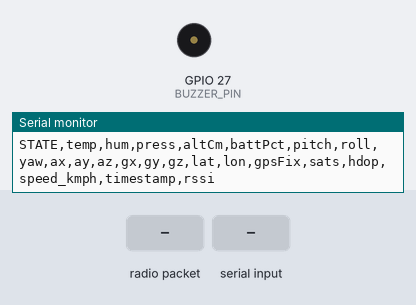
This sketch was run on a simulated ESP32. On the bench: buzzer (waves = sounding, pin HIGH), the last lines printed to the serial monitor. The test bench sets the inputs (shaded band). No radio packets arrive unless stated.

Above: at 1.9 s.
2.0 s: radio packet "TXRX_OK" arrives
At 2.3 s:
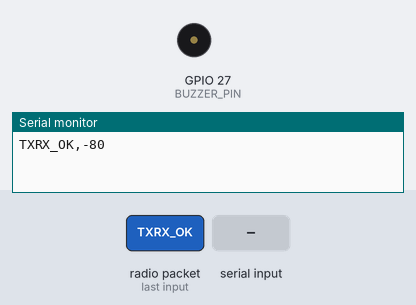
3.5 s: "PING\n" received over Serial
At 4.4 s:
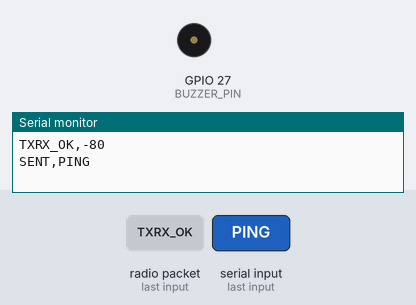
5.0 s: radio packet "ACK," arrives
At 5.8 s:
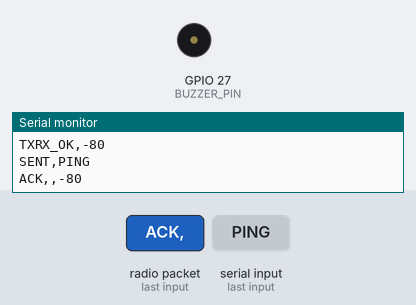
6.5 s: "RELEASE\n" received over Serial
At 7.7 s:
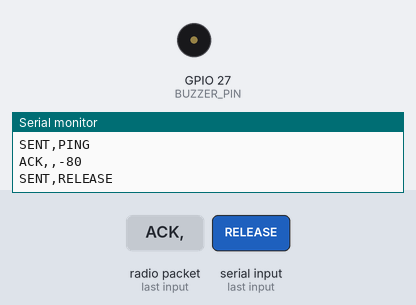
8.0 s: "HOLD\n" received over Serial
At 9.0 s:
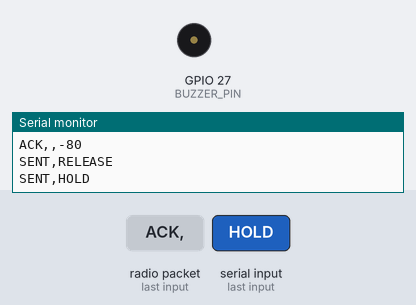
Timing chart, 0 to 10.5 s (numbered marks = the images above; inputs shaded):
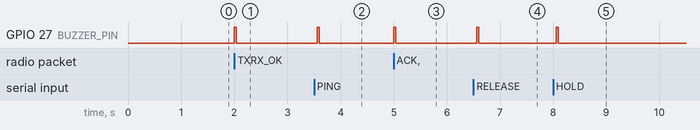

Measured:
- after the input at 2.0 s, GPIO 27 (BUZZER_PIN): LOW → HIGH at once, → LOW 0.04 s later
- after the input at 3.5 s, GPIO 27 (BUZZER_PIN): LOW → HIGH after 0.06 s, → LOW 0.04 s later
- after the input at 5.0 s, GPIO 27 (BUZZER_PIN): LOW → HIGH at once, → LOW 0.04 s later
- after the input at 6.5 s, GPIO 27 (BUZZER_PIN): LOW → HIGH after 0.06 s, → LOW 0.04 s later
- after the input at 8.0 s, GPIO 27 (BUZZER_PIN): LOW → HIGH after 0.06 s, → LOW 0.04 s later

The sketch:

ground_station.ino
```cpp
// ===================== GROUND ESP32 =====================
// LoRa Receiver + Telemetry Printer + PING/ACK + Servo CMD
// Fully stable final version for Aadhi

#include <SPI.h>
#include <LoRa.h>

// ----- LoRa Pins -----
#define LORA_SS    5
#define LORA_RST   14
#define LORA_DIO0  2
#define LORA_FREQ  433E6

// ----- Buzzer -----
#define BUZZER_PIN 27

// ----- Expected telemetry field count from onboard -----
#define TELEMETRY_FIELDS 22   // without RSSI (it will be added as 23rd field)

// --------------------- BUZZER -------------------------
void beepTX() { digitalWrite(BUZZER_PIN, HIGH); delay(40); digitalWrite(BUZZER_PIN, LOW); }
void beepRX() { digitalWrite(BUZZER_PIN, HIGH); delay(40); digitalWrite(BUZZER_PIN, LOW); }

// -------------- Validate servo angle commands ----------
bool isValidServoAngles(const String &cmd) {
  int c = cmd.indexOf(',');
  if (c < 0) return false;
  String a = cmd.substring(0, c);
  String b = cmd.substring(c + 1);
  a.trim(); b.trim();
  // Check if both parts exist (length > 0)
  return (a.length() > 0 && b.length() > 0);
}

// ---------------------- CSV Splitter --------------------
// Splits the data string into the fields array, up to maxFields.
// If the data string has more than maxFields, the extras are ignored but not counted.
int splitCSV(const String &data, String *fields, int maxFields) {
  int count = 0;
  int start = 0;

  for (int i = 0; i <= data.length(); i++) {
    if (i == data.length() || data[i] == ',') {
      if (count < maxFields)
        fields[count++] = data.substring(start, i);
      start = i + 1;
    }
  }
  return count;
}

// ====================== SETUP ===========================
void setup() {
  Serial.begin(115200);
  delay(700);

  pinMode(BUZZER_PIN, OUTPUT);
  digitalWrite(BUZZER_PIN, LOW);

  // LoRa SPI pins (SCK=18, MISO=19, MOSI=23)
  SPI.begin(18, 19, 23, LORA_SS);
  LoRa.setPins(LORA_SS, LORA_RST, LORA_DIO0);

  Serial.println("GROUND ESP32 STARTED");

  if (!LoRa.begin(LORA_FREQ)) {
    Serial.println("LORA INIT FAILED — CHECK MODULE");
    while (1);
  }
  Serial.println("LORA INIT OK");

  LoRa.setSpreadingFactor(7);
  LoRa.setSignalBandwidth(125E3);
  LoRa.setCodingRate4(5);
  LoRa.setSyncWord(0x34);

  // NOTE: Header order corrected to match the On-Board telemetry output order
  Serial.println("STATE,temp,hum,press,altCm,battPct,pitch,roll,yaw,ax,ay,az,gx,gy,gz,lat,lon,gpsFix,sats,hdop,speed_kmph,timestamp,rssi");
}

// ====================== LOOP ============================
void loop() {

  // -------------------- SEND COMMANDS --------------------
  if (Serial.available()) {
    String cmd = Serial.readStringUntil('\n');
    cmd.trim();
    if (cmd.length() == 0) return;

    String up = cmd; up.toUpperCase();
    bool sendIt = false;

    // PING - send a simple PING or PING,token
    if (up.startsWith("PING")) {
      sendIt = true;
    }
    // Standard commands
    else if (up == "RELEASE" || up == "HOLD" || isValidServoAngles(cmd)) {
      sendIt = true;
    }

    if (sendIt) {
      LoRa.beginPacket();
      LoRa.print(cmd);
      LoRa.endPacket();
      Serial.print("SENT,"); Serial.println(cmd);
      beepTX();
    }
  }

  // -------------------- RECEIVE PACKETS --------------------
  int packetSize = LoRa.parsePacket();
  if (!packetSize) return;

  String incoming = "";
  while (LoRa.available()) incoming += (char)LoRa.read();
  incoming.trim();
  int rssi = LoRa.packetRssi();

  // ---------- Handle ACK responses (packets that are ONLY ACK) ----------
  if (incoming == "TXRX_OK") {
    Serial.print("TXRX_OK,"); Serial.println(rssi);
    beepRX();
    return;
  }
  if (incoming.startsWith("ACK,")) {
    Serial.print(incoming); Serial.print(","); Serial.println(rssi);
    beepRX();
    return;
  }

  // ---------- Handle Telemetry ----------
  // We use TELEMETRY_FIELDS + 1 for the array size to store the 22 fields + RSSI.
  String fields[TELEMETRY_FIELDS + 1];

  // splitCSV only fills up to TELEMETRY_FIELDS (22)
  int count = splitCSV(incoming, fields, TELEMETRY_FIELDS);

  // CRITICAL FIX: Ensure we got at least the expected number of fields.
  // If the On-Board appends ACK data, count will still be 22, and we proceed.
  if (count < TELEMETRY_FIELDS) {
    // corrupted / incomplete packet, ignore
    return;
  }

  // Attach RSSI as last field (at index 22, since fields[0] to fields[21] are the data)
  fields[TELEMETRY_FIELDS] = String(rssi);

  // Print full CSV line (23 fields: 22 data + 1 rssi)
  for (int i = 0; i <= TELEMETRY_FIELDS; i++) {
    Serial.print(fields[i]);
    if (i < TELEMETRY_FIELDS) Serial.print(",");
  }
  Serial.println();

  beepRX();
}
```
